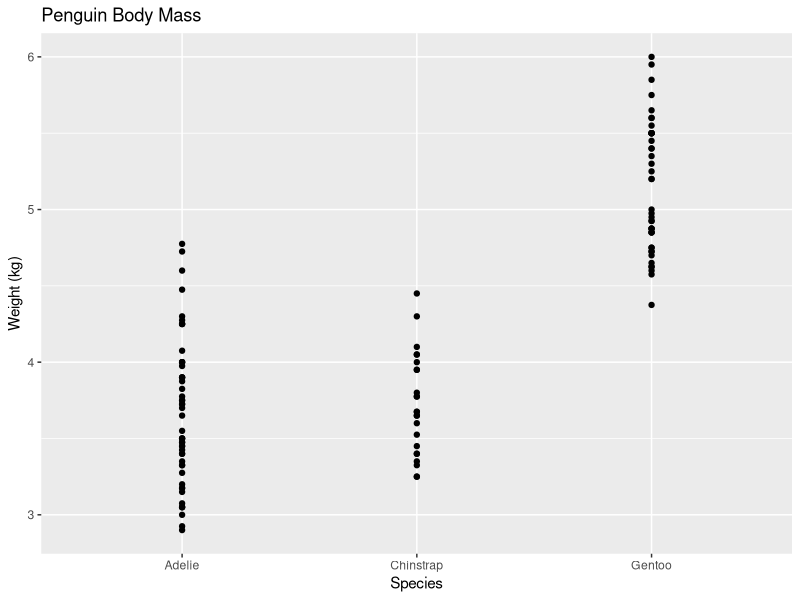
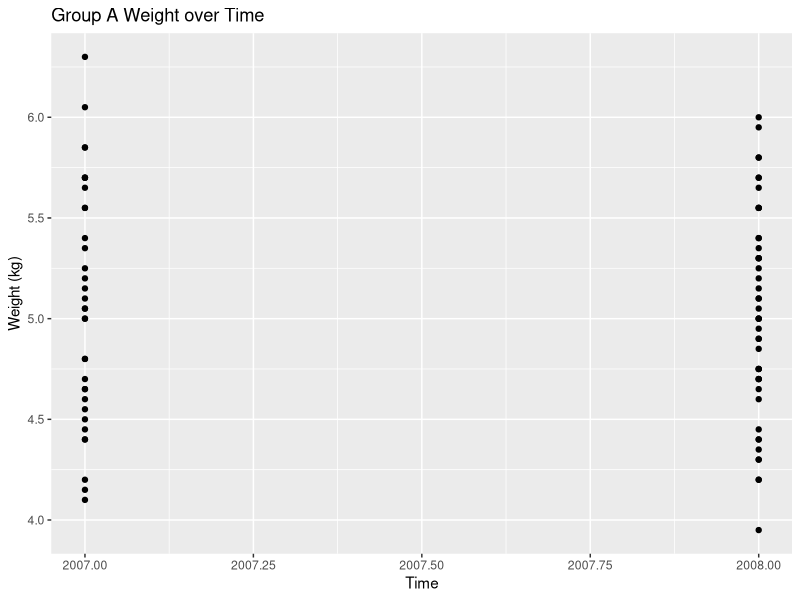

Source code (R) for these figures, in order: (Note: this script raises an error after producing the figures.)
## ---- chunk 1
knitr::opts_chunk$set(echo = TRUE)
## ---- chunk 2
library(tidyverse)
library(palmerpenguins)  # dataset package from Data Carpentry
## ---- chunk 3
data <- penguins
glimpse(data)
head(data)
## ---- chunk 4
# Select columns and filter rows where time is less than or equal to 20
filtered <- data %>%
  select(species, body_mass_g, sex, year) %>%
  filter(year > 2008)

head(filtered)
## ---- chunk 5
filtered <- filtered %>%
  mutate(body_mass_kg = body_mass_g / 1000)
## ---- chunk 6
ggplot(filtered, aes(x = species, y = body_mass_kg)) +
  geom_point() + #alpha = 0.5
  labs(title = "Penguin Body Mass", x = "Species", y = "Weight (kg)")
## ---- chunk 7
# Filter, mutate, and plot in a single pipeline
data %>%
  filter(species == "Gentoo",  year <= 2008) %>%
  mutate(body_mass_kg = body_mass_g / 1000) %>%
  ggplot(aes(x = year, y = body_mass_kg)) +
  geom_point() +
  labs(title = "Group A Weight over Time", x = "Time", y = "Weight (kg)")

## ---- chunk 8
# Create a new variable to label early vs late timepoints
filtered <- filtered %>%
  mutate(period = case_when(
    time <= 10 ~ "early",
    time > 10 ~ "late"
  ))

head(filtered)
## ---- chunk 9
ggplot(filtered, aes(x = time, y = weight_kg)) +
  geom_point() +
  facet_wrap(~ group) +
  labs(title = "Weight Trajectories by Group", x = "Time", y = "Weight (kg)")
## ---- chunk 10
# Optional: if group isn't a factor, convert and reorder
filtered <- filtered %>%
  mutate(group = factor(group, levels = c("A", "B", "C")))

ggplot(filtered, aes(x = group, y = weight_kg)) +
  geom_boxplot()

# Filter with multiple conditions
# Rats in group A or C, and measured before day 15
data %>%
  filter(group %in% c("A", "C") & time < 15) %>%
  head()

# Create a BMI-like variable
# Assuming height_cm is a column (replace with real column if applicable)
data %>%
  mutate(bmi_like = weight / (height_cm / 100)^2) %>%
  select(group, weight, height_cm, bmi_like)

# Use if_else() instead of case_when() for binary categories
# Label each rat as "early" or "late" based on time
data %>%
  mutate(stage = if_else(time <= 10, "early", "late")) %>%
  select(group, time, stage)

# Make a histogram using filtered data only
# Visualize weight only for group B rats
data %>%
  filter(group == "B") %>%
  ggplot(aes(x = weight)) +
  geom_histogram(binwidth = 5, fill = "skyblue", color = "white") +
  labs(title = "Weight Distribution (Group B)", x = "Weight (g)", y = "Count")

# Plot a new variable created using mutate()
# Convert time to weeks, then plot
data %>%
  mutate(time_weeks = time / 7) %>%
  ggplot(aes(x = time_weeks, y = weight)) +
  geom_point() +
  labs(title = "Weight Over Time (Weeks)", x = "Time (weeks)", y = "Weight (g)")

# Compare a numeric variable across multiple categories with geom_boxplot()
ggplot(data, aes(x = group, y = weight)) +
  geom_boxplot(fill = "lightgreen") +
  labs(title = "Weight by Group", x = "Group", y = "Weight (g)")

# Use mutate() to categorize and then color by that category
data %>%
  mutate(size_class = case_when(
    weight < 250 ~ "small",
    weight >= 250 & weight < 300 ~ "medium",
    weight >= 300 ~ "large"
  )) %>%
  ggplot(aes(x = time, y = weight, color = size_class)) +
  geom_point() +
  labs(title = "Weight Over Time by Size Class", color = "Size Class")

